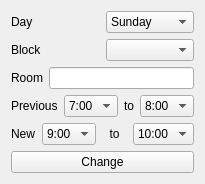
          <widget class="QWidget" name="tab_11">
           <attribute name="title">
            <string>Duration</string>
           </attribute>
           <layout class="QGridLayout" name="gridLayout_6">
            <item row="0" column="0">
             <layout class="QVBoxLayout" name="verticalLayout_14">
              <item>
               <layout class="QHBoxLayout" name="horizontalLayout_49">
                <item>
                 <widget class="QLabel" name="label_57">
                  <property name="text">
                   <string>Day</string>
                  </property>
                 </widget>
                </item>
                <item>
                 <widget class="QComboBox" name="dur_day">
                  <item>
                   <property name="text">
                    <string>Sunday</string>
                   </property>
                  </item>
                 </widget>
                </item>
               </layout>
              </item>
              <item>
               <layout class="QHBoxLayout" name="horizontalLayout">
                <item>
                 <widget class="QLabel" name="label_43">
                  <property name="text">
                   <string>Block</string>
                  </property>
                 </widget>
                </item>
                <item>
                 <widget class="QComboBox" name="dur_block"/>
                </item>
               </layout>
              </item>
              <item>
               <layout class="QHBoxLayout" name="horizontalLayout_46">
                <item>
                 <widget class="QLabel" name="label_44">
                  <property name="text">
                   <string>Room</string>
                  </property>
                 </widget>
                </item>
                <item>
                 <widget class="QLineEdit" name="dur_room"/>
                </item>
               </layout>
              </item>
              <item>
               <layout class="QHBoxLayout" name="horizontalLayout_47">
                <item>
                 <widget class="QLabel" name="label_45">
                  <property name="text">
                   <string>Previous</string>
                  </property>
                 </widget>
                </item>
                <item>
                 <widget class="QComboBox" name="dur_prev_start">
                  <item>
                   <property name="text">
                    <string>7:00</string>
                   </property>
                  </item>
                 </widget>
                </item>
                <item>
                 <widget class="QLabel" name="label_55">
                  <property name="text">
                   <string>to</string>
                  </property>
                  <property name="alignment">
                   <set>Qt::AlignCenter</set>
                  </property>
                 </widget>
                </item>
                <item>
                 <widget class="QComboBox" name="dur_prev_end">
                  <item>
                   <property name="text">
                    <string>8:00</string>
                   </property>
                  </item>
                 </widget>
                </item>
               </layout>
              </item>
              <item>
               <layout class="QHBoxLayout" name="horizontalLayout_48">
                <item>
                 <widget class="QLabel" name="label_54">
                  <property name="text">
                   <string>New</string>
                  </property>
                 </widget>
                </item>
                <item>
                 <widget class="QComboBox" name="dur_new_start">
                  <item>
                   <property name="text">
                    <string>9:00</string>
                   </property>
                  </item>
                 </widget>
                </item>
                <item>
                 <widget class="QLabel" name="label_56">
                  <property name="text">
                   <string>to</string>
                  </property>
                  <property name="alignment">
                   <set>Qt::AlignCenter</set>
                  </property>
                 </widget>
                </item>
                <item>
                 <widget class="QComboBox" name="dur_new_end">
                  <item>
                   <property name="text">
                    <string>10:00</string>
                   </property>
                  </item>
                 </widget>
                </item>
               </layout>
              </item>
              <item>
               <widget class="QPushButton" name="pushButton">
                <property name="text">
                 <string>Change</string>
                </property>
               </widget>
              </item>
             </layout>
            </item>
           </layout>
          </widget>
